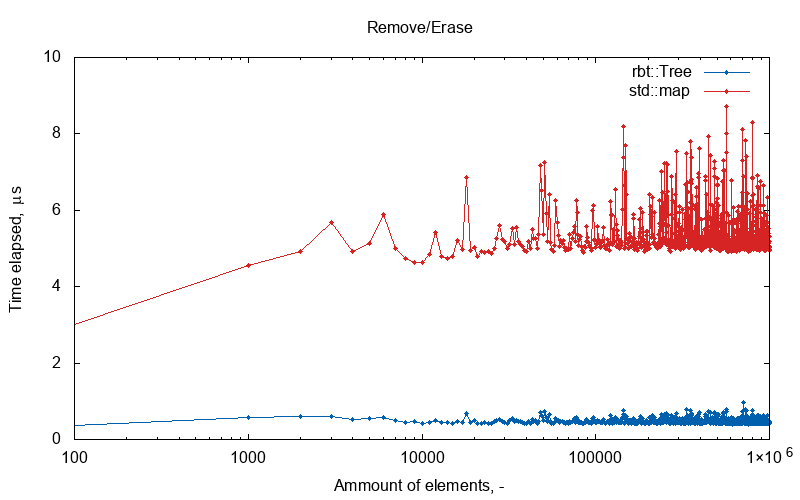

Here is the gnuplot script that generated this plot:
set term png size 800,500
set output "plot/remove.png"

set title "Remove/Erase" 
set xlabel "Ammount of elements, -"
set ylabel "Time elapsed, {/Symbol m}s"
set encoding utf8

set xrange [100: 1000000]
set logscale x

set style line 1 \
    linecolor rgb '#0060ad' \
    linetype 1 linewidth 1 \
    pointtype 7 pointsize 0.5

set style line 2 \
    linecolor rgb '#d62424' \
    linetype 1 linewidth 1 \
    pointtype 7 pointsize 0.5

plot 'plot/outTree.dat' using 1:4 with linespoints linestyle 1 title 'rbt::Tree', \
     'plot/outMap.dat' using 1:4 with linespoints linestyle 2 title 'std::map'
